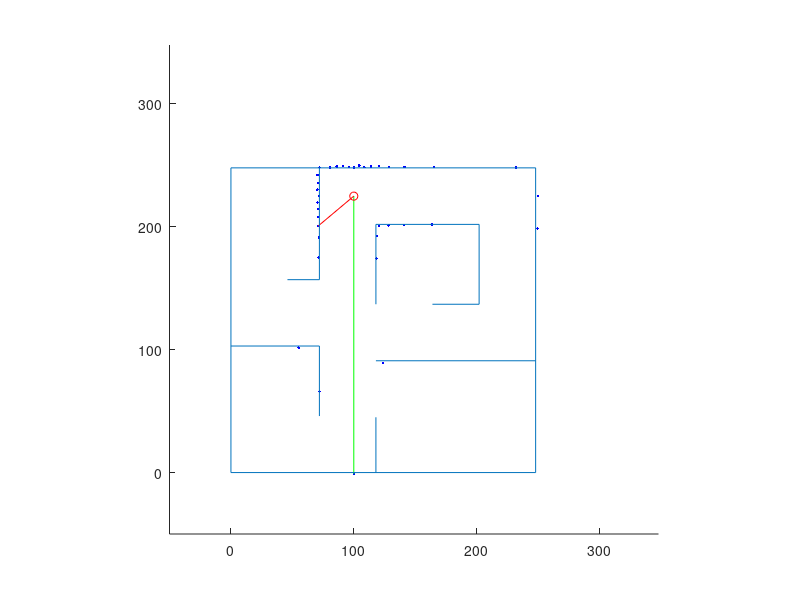

Here is the MATLAB script that generated this plot: (Note: this script raises an error after producing the figure.)
cla, clc, clear
max_dim = 248; %cm
hold all
axis([-50,max_dim+100,-50,max_dim+100])
axis square

% Wall structure [x1,y1;x2,y2] end points of line segment
outer_wall1 = [0,0;0,max_dim];
outer_wall2 = [0,0;max_dim,0];
outer_wall3 = [0,max_dim;max_dim,max_dim];
outer_wall4 = [max_dim,0;max_dim,max_dim];
outer_walls = [outer_wall1;outer_wall2;outer_wall3;outer_wall4];
% for iter = 1:2:length(outer_walls)
%     line(outer_walls(iter:iter+1,1),outer_walls(iter:iter+1,2))
% end
island_wall1 = [202,137;202,202];
island_wall2 = [118,137;118,202];
island_wall3 = [118,202;202,202];
island_wall4 = [164,137;202,137];
island_walls = [island_wall1;island_wall2;island_wall3;island_wall4];
% for iter = 1:2:length(island_walls)
%     line(island_walls(iter:iter+1,1),island_walls(iter:iter+1,2))
% end
lr_wall1 = [118,91;max_dim,91];
lr_wall2 = [118,45;118,0];
lr_walls = [lr_wall1;lr_wall2];
% for iter = 1:2:length(lr_walls)
%     line(lr_walls(iter:iter+1,1),lr_walls(iter:iter+1,2))
% end
ll_wall1 = [0,103;72,103];
ll_wall2 = [72,103;72,46];
ll_walls = [ll_wall1;ll_wall2];
% for iter = 1:2:length(ll_walls)
%     line(ll_walls(iter:iter+1,1),ll_walls(iter:iter+1,2))
% end
ur_wall1 = [72,157;72,max_dim];
ur_wall2 = [46,157;72,157];
ur_walls = [ur_wall1;ur_wall2];
% for iter = 1:2:length(ur_walls)
%     line(ur_walls(iter:iter+1,1),ur_walls(iter:iter+1,2))
% end
field_walls = [outer_walls;island_walls;lr_walls;ll_walls;ur_walls];


r_pose_start = [100,225,(pi/180)*(-90)];
r_pose = r_pose_start;
r_pose_est = r_pose;
num_readings = 36;
angle_increment = 10*(pi/180);
map_dim = 60;
v = 0;  % Linear Velocity
om = 0; % Angular Velocity
dt = 0.25; % Time step
path = [];
%map = ones(map_dim,map_dim);
%map = map*(1/(map_dim^2));
landmarks = [];
map_f = zeros(map_dim,map_dim);
map_count = zeros(map_dim,map_dim);
map = zeros(map_dim,map_dim);
xn = [0,0,0,0];
yn = [0,0,0,0];
orient_array = [];
pause(1)

% *** ITERATE THROUGH POSITIONS *** %
for t = 0:dt:600
    cla
    laser_r = ones(length(field_walls)/2,num_readings);
    laser_r = laser_r.*1e3;

    for index = 1:num_readings
        angle = index*angle_increment + r_pose(3);
        for iter = 1:2:length(field_walls) % USING ASSUMPTION OF PARALLEL AND PERPENDICULAR WALLS
             if field_walls(iter,1) == field_walls(iter+1,1) % x components are the same
                 x_wall = field_walls(iter,1);
                 y_wall_proj = tan(angle)*(x_wall - r_pose(1)) + r_pose(2);
                 y_wall_max = max([field_walls(iter,2),field_walls(iter+1,2)]);
                 y_wall_min = min([field_walls(iter,2),field_walls(iter+1,2)]);
                 if (sign(cos(angle)) == sign(x_wall - r_pose(1))) || (tan(angle) > 1e10)
                     if (y_wall_proj <= y_wall_max) && (y_wall_proj >= y_wall_min) % if the projection lands on the wall
                        laser_r((iter+1)/2,index) = sqrt((x_wall - r_pose(1)).^2 + (y_wall_proj - r_pose(2)).^2);
                        %line(field_walls(iter:iter+1,1),field_walls(iter:iter+1,2),'Color','g')
                        %plot(x_wall, y_wall_proj,'r+')
                     end
                 end
             else % y components are the same
                 y_wall = field_walls(iter,2);
                 x_wall_proj = (y_wall - r_pose(2))/tan(angle) + r_pose(1);
                 x_wall_max = max([field_walls(iter,1),field_walls(iter+1,1)]);
                 x_wall_min = min([field_walls(iter,1),field_walls(iter+1,1)]);
                 if (sign(sin(angle)) == sign(y_wall - r_pose(2))) || (tan(angle) > 1e10)
                     if (x_wall_proj <= x_wall_max) && (x_wall_proj >= x_wall_min) % if the projection lands on the wall
                         if (angle == 90*(pi/180)) && (y_wall < r_pose(2))
                             continue 
                         end
                         if (angle == 270*(pi/180)) && (y_wall > r_pose(2))
                             continue 
                         end
                         laser_r((iter+1)/2,index) = sqrt((y_wall - r_pose(2)).^2 + (x_wall_proj - r_pose(1)).^2);
                         %line(field_walls(iter:iter+1,1),field_walls(iter:iter+1,2),'Color','r')
                         %plot(x_wall_proj, y_wall,'g+')
                     end
                 end
             end
        end
    end

    laser_rp = zeros(1,num_readings);
    for index = 1:num_readings
        laser_rp(index) = min(laser_r(:,index));
            laser_rp(index) = laser_rp(index) + 2*rand(1);
    end

    laser_xy = zeros(num_readings,2);
    for index = 1:num_readings
        angle = index*angle_increment + r_pose(3);
        laser_xy(index,:) = [laser_rp(index)*cos(angle) + r_pose(1),laser_rp(index)*sin(angle) + r_pose(2)];
    end

    %%% PLOT LASER LINES %%%
    for index = 1:num_readings
        %line([r_pose(1),laser_xy(index,1)],[r_pose(2),laser_xy(index,2)], 'Color','r')
        plot(laser_xy(:,1),laser_xy(:,2), 'b.')
    end
    %%% Show special laser lines in different colors %%%
    line([r_pose(1),laser_xy(36,1)],[r_pose(2),laser_xy(36,2)], 'Color','g') % Heading beam
%     line([r_pose(2)/4 + 15,laser_xy(36,2)/4 + 15],[r_pose(1)/4 + 15,laser_xy(36,1)/4 + 15], 'Color','g') % Heading beam

    for index = [31]
        line([r_pose(1),laser_xy(index,1)],[r_pose(2),laser_xy(index,2)], 'Color','r')
    end
    
    %%% DRAW WALLS %%%
    for iter = 1:2:length(field_walls)
        line(field_walls(iter:iter+1,1),field_walls(iter:iter+1,2))
    end
    %%% PLOT ROBOT %%%
%    plot(r_pose(1)/8 + 15,r_pose(2)/8 + 15,'ro')
%    plot(r_pose(2)/4 + 15,r_pose(1)/4 + 15,'ro')
    plot(r_pose(1),r_pose(2),'ro')


    
    % *** Potential Field Navigation *** %
	vp = v;
    omp = om;
    [v, om] = PocLoc1(laser_rp);
    
    %%% MOTION NOISE %%%
    %v = v + .2*rand(1);
    %om = om + .01*rand(1);
    
    %%% MOTION DAMPENING %%%
    v = 0.1*v + 0.9*vp;
    om = 0.1*om + 0.9*omp;

    %%% MOTION MODEL %%%
    r_pose(3) = r_pose(3) + (om + 0.01*rand(1) + 0.01)*dt;
    r_pose(1) = r_pose(1) + (v + 0.2*rand(1) + 0.2)*cos(r_pose(3));
    r_pose(2) = r_pose(2) + (v + 0.2*rand(1) + 0.2)*sin(r_pose(3));
    
    r_pose_est(3) = r_pose_est(3) + om*dt;
    r_pose_est(1) = r_pose_est(1) + v*cos(r_pose_est(3));
    r_pose_est(2) = r_pose_est(2) + v*sin(r_pose_est(3));
   

%     %%% SLAM %%%
%     map = slam(laser_rp,r_pose_est,map);
%     axis([0, map_dim + 1,0,map_dim + 1])
%     map = (map/norm(map));
%     surf(map)

    %map_f = (map_f/norm(map_f));
    %map_f = map_f + map;
    %map_f = map_f.*map;
    %surf(map_f)
    
% %     if t <= 10
% %         xn = [r_pose_est(3),r_pose_est(3),r_pose_est(3),r_pose_est(3)];
% %         yn = [r_pose_est(3),r_pose_est(3),r_pose_est(3),r_pose_est(3)];
% %     end
    
    [r_pose_est,xn,yn,landmarks] = classifier(laser_rp,r_pose_est,xn,yn,map,landmarks);
    r_pose
    r_pose_est
    %input('pause: course_sim 186')
    %map = slam_mean(laser_rp,r_pose_est,map);
    map = occ_map_lo(laser_rp,r_pose_est,map);
    %axis([0, map_dim + 1,0,map_dim + 1])
    %map_ct = map;
    %map_ct(map_ct > 0) = 1;
    %map_count = map_count + map_ct; 
    %map_f = map_f + map;
    %surf((map_f./map_count)')
    surf(map')
    %plot(t,r_pose_est(3),'o')
    %axis([t-100, t,-2*pi,2*pi])
    %orient_array = [orient_array,r_pose(3)];
    
    %%% PLOT NEW LASER DOTS %%%
    laser_xy = zeros(num_readings,2);
    for index = 1:num_readings
        angle = index*angle_increment + r_pose_est(3);
        laser_xy(index,:) = [laser_rp(index)*cos(angle) + r_pose_est(1),laser_rp(index)*sin(angle) + r_pose_est(2)];
    end

    %%% PLOT LASER LINES %%%
    for index = 1:num_readings
        plot(laser_xy(:,1),laser_xy(:,2), 'go')
    end
    %%%
    
%%% DRAW HYPOTHESES %%%
%     for iter = 1:2:length(map)
%         line(map(iter:iter+1,1),map(iter:iter+1,2))
%     end
    pause(1/2048)
end

input('Press Enter to Filter Map: ')

% map_fg = (map_f/norm(map_f));
% map_fg = (map_fg > 0.02);
% map_fg = double(map_fg);
% cla
% surf(map_fg)
map_fg = map;
for m_rndx = 1:length(map)
    for m_cndx = 1:length(map)
        map_fg(m_rndx,m_cndx) = 1 - (1/(1+exp(map(m_rndx,m_cndx))));
    end
end

cla
surf(map_fg')









